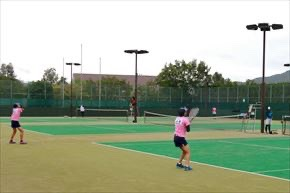
#> input picture Lesson_6/picture/src.png, 290 x 193 px
$ python masking.py
#> lines starting #> are read from the running program, lines starting #| are printed output that depends on the picture
import cv2
import numpy as np

img_src = cv2.imread('picture/src.png', 1)
#> img_src is the input picture: shape (193, 290, 3); mean B, G, R 149.3, 171.5, 161.9

img_msk = cv2.imread('picture/msk.png', 1)
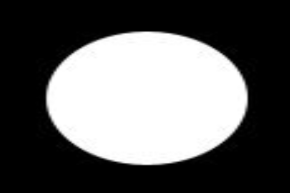
#> input picture Lesson_6/picture/msk.png, 290 x 193 px
#> img_msk is the input picture: shape (193, 290, 3); min 0, max 255, mean 96

img_msk = cv2.cvtColor(img_msk, cv2.COLOR_BGR2GRAY)
#> img_msk: shape (193, 290)

img_dst = cv2.bitwise_and(img_src, img_src, mask = img_msk)
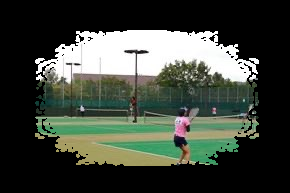
#> img_dst: shape (193, 290, 3); mean B, G, R 60.5, 69.6, 63.4

cv2.imwrite('picture/mask_src.png', img_dst)

#マスク画像はグレースケールにしないと実行できない
